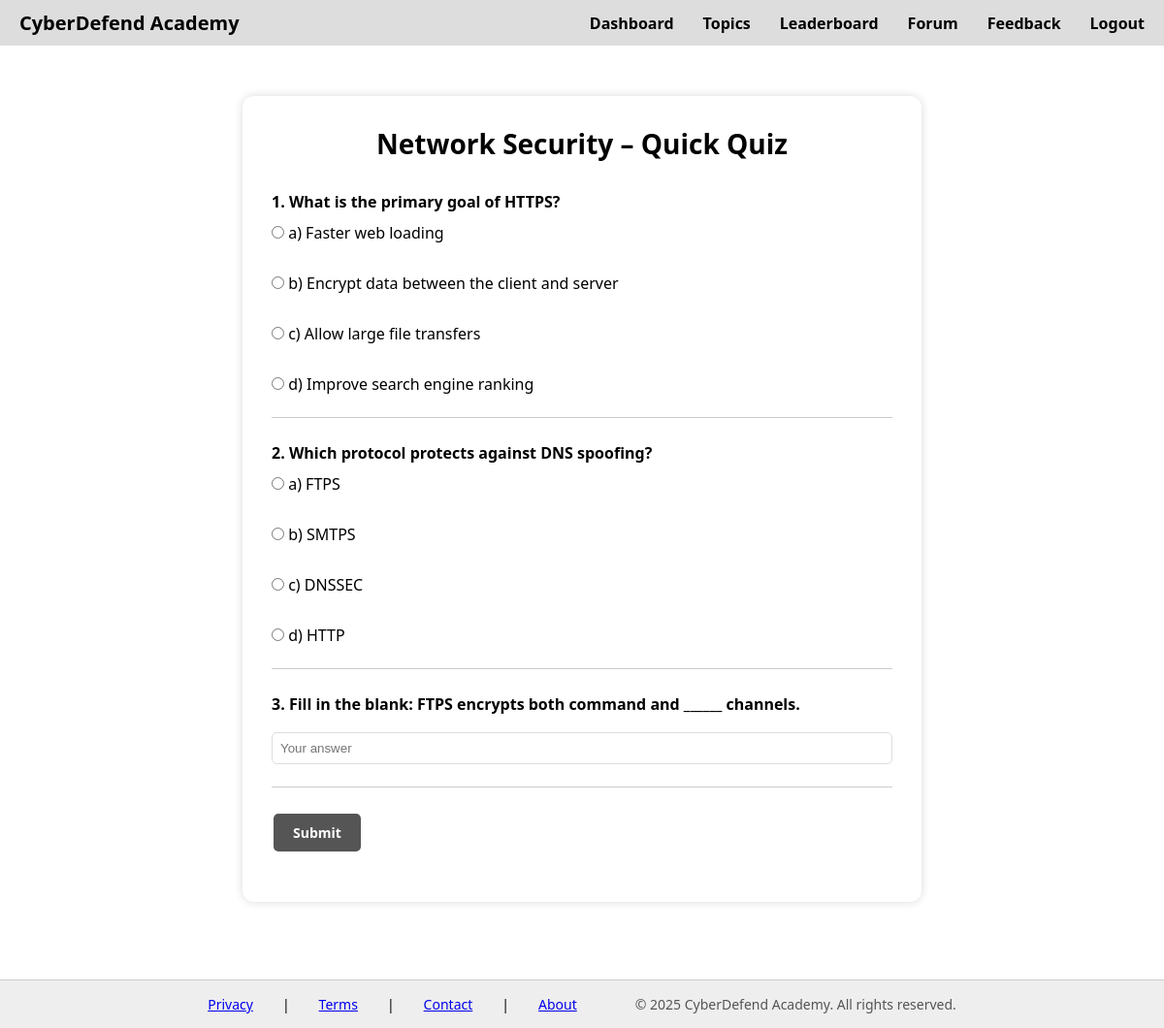
/CyberDefend/network_quiz.php, run on the app's committed database.
### tables this page shows
CREATE TABLE IF NOT EXISTS quiz_questions (
  id int(11) NOT NULL AUTO_INCREMENT,
  topic_id int(11) NOT NULL,
  question_type enum('mcq','fill') NOT NULL DEFAULT 'mcq',
  question text NOT NULL,
  option_a varchar(255) DEFAULT NULL,
  option_b varchar(255) DEFAULT NULL,
  option_c varchar(255) DEFAULT NULL,
  option_d varchar(255) DEFAULT NULL,
  correct_answer varchar(255) DEFAULT NULL,
  explanation text DEFAULT NULL,
  PRIMARY KEY (id),
  KEY topic_id (topic_id)
);

### CyberDefend/network_quiz.php (the view, shortened to what this page needs)
<?php
require_once 'db.php';
$topic_id = 1;
$questions = [];
$stmt = $conn->prepare("
  SELECT id, question_type, question, option_a, option_b, option_c, option_d, correct_answer, explanation
  FROM quiz_questions
  WHERE topic_id = ?
  ORDER BY id ASC
");
$stmt->bind_param("i", $topic_id);
$stmt->execute();
$result = $stmt->get_result();
while ($row = $result->fetch_assoc()) {
    $questions[] = $row;
}
?>
<!DOCTYPE html>
<html lang="en">
<head>
  <link rel="stylesheet" href="style.css" />
</head>
<body>
<?php include 'header.php'; ?>
<main>
  <div class="quiz-container" data-topic-id="<?= (int)$topic_id ?>">
    <h2>Network Security – Quick Quiz</h2>
    <?php if (empty($questions)): ?>
      <p><strong>No quiz questions available.</strong> Please contact the administrator.</p>
    <?php else: ?>
      <form id="quizForm" method="post" action="#">
        <?php
          $qNum = 1;
          foreach ($questions as $q):
            $qid   = 'q' . $qNum;
            $type  = $q['question_type'];
            $correctRaw  = strtolower(trim($q['correct_answer'] ?? ''));
            $correctAttr = htmlspecialchars($correctRaw, ENT_QUOTES);
            $explainAttr = htmlspecialchars($q['explanation'] ?? '', ENT_QUOTES);
            $qText       = htmlspecialchars($q['question'] ?? '', ENT_QUOTES);
            $a = htmlspecialchars($q['option_a'] ?? '', ENT_QUOTES);
            $b = htmlspecialchars($q['option_b'] ?? '', ENT_QUOTES);
            $c = htmlspecialchars($q['option_c'] ?? '', ENT_QUOTES);
            $d = htmlspecialchars($q['option_d'] ?? '', ENT_QUOTES);
        ?>
        <div class="question"
             data-correct-answer="<?= $correctAttr ?>"
             data-explanation="<?= $explainAttr ?>">
          <p><strong><?= $qNum ?>.</strong> <?= $qText ?></p>
          <?php if ($type === 'mcq'): ?>
            <label><input type="radio" name="<?= $qid ?>" value="a"> a) <?= $a ?></label><br>
            <label><input type="radio" name="<?= $qid ?>" value="b"> b) <?= $b ?></label><br>
            <label><input type="radio" name="<?= $qid ?>" value="c"> c) <?= $c ?></label><br>
            <label><input type="radio" name="<?= $qid ?>" value="d"> d) <?= $d ?></label>
          <?php elseif ($type === 'fill'): ?>
            <input type="text" name="<?= $qid ?>" class="quiz-input" placeholder="Your answer" />
          <?php else: ?>
            <div class="inline-note">Unsupported question type.</div>
          <?php endif; ?>
        </div>
        <?php
            $qNum++;
          endforeach;
        ?>
        <button type="button" class="btn" id="submitBtn">Submit</button>
      </form>
    <?php endif; ?>
  </div>
</main>
<footer>
  <a href="privacy.php">Privacy</a> |
  <a href="terms.php">Terms</a> |
  <a href="contact.php">Contact</a> |
  <a href="about.php">About</a>
</footer>
</body>
</html>

### CyberDefend/style.css (style rules this page uses)
* { margin: 0; padding: 0; box-sizing: border-box; }
body, html { font-family: 'Segoe UI', Tahoma, Geneva, Verdana, sans-serif; height: 100%; display: flex; flex-direction: column; color: black; background: url('images/cyber-security.jpg') no-repeat center center fixed; background-size: cover; }
.btn { padding: 10px 20px; background-color: #555; color: white; text-align: center; text-decoration: none; font-weight: bold; border: none; border-radius: 5px; display: inline-block; font-family: 'Segoe UI', Tahoma, Geneva, Verdana, sans-serif; }
main { flex: 1; padding-bottom: 30px; }
footer { display: flex; justify-content: center; gap: 30px; padding: 15px; background-color: #eee; border-top: 1px solid #ccc; font-size: 14px; position: relative; }
footer::after { content: "© 2025 CyberDefend Academy. All rights reserved."; margin-left: 30px; color: #555; }
.quiz-container { max-width: 700px; margin: 50px auto; padding: 30px; background-color: #fff; border-radius: 12px; box-shadow: 0 0 10px rgba(0, 0, 0, 0.15); }
.quiz-container h2 { text-align: center; font-size: 28px; margin-bottom: 30px; }
.question { margin-bottom: 25px; font-size: 16px; }
.question p { font-weight: bold; margin-bottom: 10px; }
.question label { display: block; margin-bottom: 8px; }
.quiz-input { width: 100%; padding: 8px; margin-top: 8px; border-radius: 5px; border: 1px solid #ddd; }
.btn { padding: 10px 20px; background-color: #555; color: white; text-align: center; text-decoration: none; font-weight: bold; border: none; border-radius: 5px; cursor: pointer; }
html, body { height: 100%; margin: 0; padding: 0; }
.question { margin-bottom: 25px; padding-bottom: 15px; border-bottom: 1px solid #ccc; }
button { padding: 6px 12px; margin: 2px; border: none; border-radius: 6px; cursor: pointer; transition: 0.3s ease; font-size: 14px; }

### data on the page
quiz_questions: question "What is the primary goal of HTTPS?", option_a "Faster web loading", option_b "Encrypt data between the client and server", option_c "Allow large file transfers", option_d "Improve search engine ranking"
quiz_questions: question "Which protocol protects against DNS spoofing?", option_a "FTPS", option_b "SMTPS", option_c "DNSSEC", option_d "HTTP"
quiz_questions: question "Fill in the blank: FTPS encrypts both command and ______ channels."
